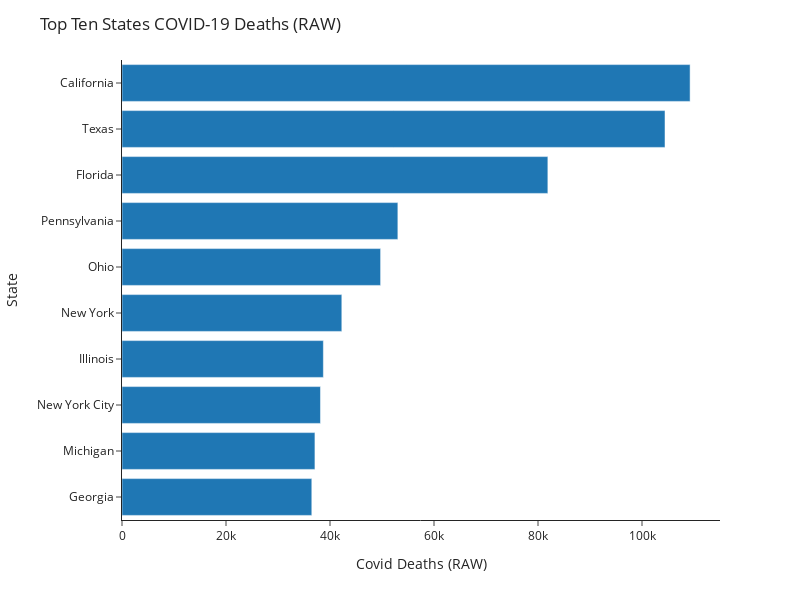

Here is the notebook cell this chart was saved with:
### Code cell
plot = all_usa.groupby('state').agg({'covid_deaths':'max'}). \
               sort_values('covid_deaths', ascending=False).reset_index().head(10)
fig = px.bar(plot, x='covid_deaths', y='state', template='simple_white',
             width=800, height=600, labels=({'covid_deaths': 'Covid Deaths (RAW)',
                                             'state': 'State'}))
fig.update_layout(title='Top Ten States COVID-19 Deaths (RAW)',
                  hoverlabel=dict(bgcolor='wheat', font_size=15), hovermode='x')
fig.update_layout(yaxis={'categoryorder':'total ascending'})
fig.show()
fig.write_html('../images/top10RAW.html')

### Figure 1 — Plotly figure (JSON) as saved in the notebook; plotly's stock layout.template omitted (floating-point values rounded to 4 significant figures)
{"data": [{"alignmentgroup": "True", "hovertemplate": "Covid Deaths (RAW)=%{x}<br>State=%{y}<extra></extra>", "legendgroup": "", "marker": {"color": "#1F77B4", "pattern": {"shape": ""}}, "name": "", "offsetgroup": "", "orientation": "h", "showlegend": false, "textposition": "auto", "type": "bar", "x": [109248, 104421, 81894, 53049, 49729, 42273, 38724, 38167, 37102, 36499], "xaxis": "x", "y": ["California", "Texas", "Florida", "Pennsylvania", "Ohio", "New York", "Illinois", "New York City", "Michigan", "Georgia"], "yaxis": "y"}], "layout": {"barmode": "relative", "height": 600, "hoverlabel": {"bgcolor": "wheat", "font": {"size": 15}}, "hovermode": "x", "legend": {"tracegroupgap": 0}, "margin": {"t": 60}, "title": {"text": "Top Ten States COVID-19 Deaths (RAW)"}, "width": 800, "xaxis": {"anchor": "y", "autorange": true, "domain": [0, 1], "range": [0, 115000.0], "title": {"text": "Covid Deaths (RAW)"}, "type": "linear"}, "yaxis": {"anchor": "x", "autorange": true, "categoryorder": "total ascending", "domain": [0, 1], "range": [-0.5, 9.5], "title": {"text": "State"}, "type": "category"}}}
